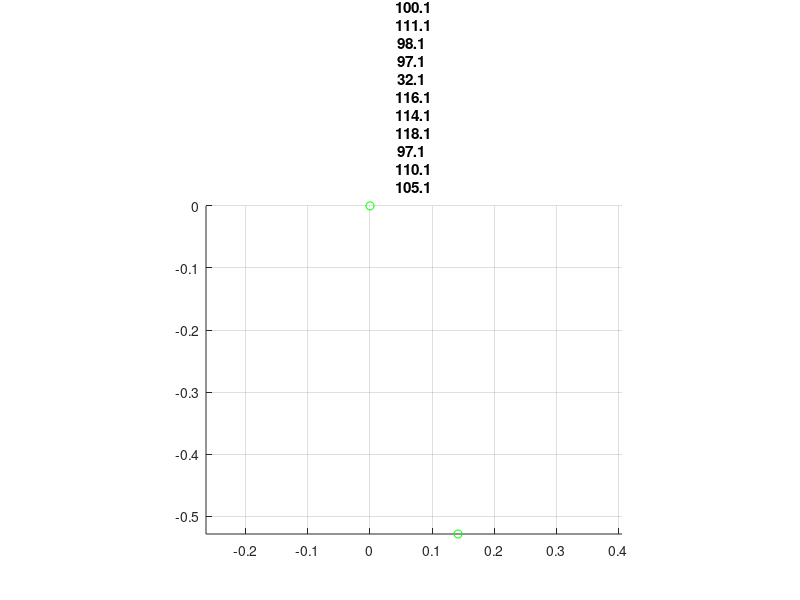

Write MATLAB code to recreate this figure.
% postupne vykreslete poloho hozeneho kamene pomoci rovnic sikmeho vrhu
% k urceni polohy pouzijte vhodny casovy krok
% pocatecni bod hodu je definovan v pocatku souradneho systemu
% pri poslednim kroku zobrazte v grafu i cas dopadu

% reseni je ukonceno pokud je poloha bodu pod urovni osy Y
% taky se da resit tak, ze si cas dopadu vypocitate predem a casovou
% diferenci urcite treba pomoci fce linspace

clc;
clear;

x_nula = 0;
y_nula = 0;
rychlost = input("zadejte rychlost");
cas = 0;
casovyKrok = 0.1;
g = 9.81;

pocitatVRadianech = menu("","Rad","Stupne");
switch pocitatVRadianech
    case 1
        uhel = input("Zadej uhel v radianech");
    case 2
        uhel = input("Zadej uhel ve stupnich");
end


figure("Name","Sikmy vrh");
hold on;
grid on;
axis('equal');
while 1
    if(pocitatVRadianech == 1)
        x = x_nula + rychlost*cas*cos(uhel);
        y = y_nula + rychlost*cas*sin(uhel) - 0.5*g*cas^2;
    elseif(pocitatVRadianech == 2)
        x = x_nula + rychlost*cas*cosd(uhel);
        y = y_nula + rychlost*cas*sind(uhel) - 0.5*g*cas^2;
    end
    
    if( y <0)
        title("doba trvani" + cas)
        plot(x,y,'go');
        break
    else
        plot(x,y,'go');
        pause(0.1);
        cas = cas + casovyKrok;
    end

end
hold off;
